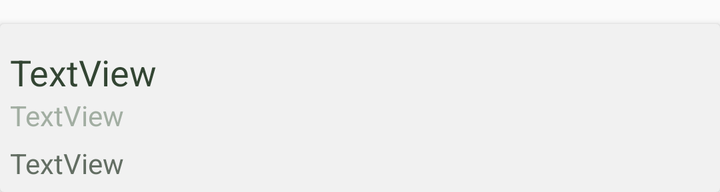
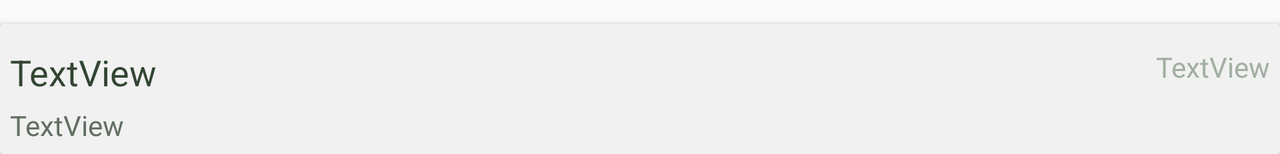

First picture: res/layout/ on a phone held upright. Second picture: the repository's own variant of that layout, on a device whose configuration matches the variant's folder. Source for both follows.
<!-- AndroidManifest.xml: application theme Theme.Project -->
<!-- res/layout/dashboard_item.xml -->
<?xml version="1.0" encoding="utf-8"?>
<androidx.cardview.widget.CardView xmlns:android="http://schemas.android.com/apk/res/android"
    xmlns:app="http://schemas.android.com/apk/res-auto"
    android:layout_width="match_parent"
    android:layout_height="wrap_content"
    android:layout_marginTop="12dp"
    app:cardBackgroundColor="#F1F1F1">

    <RelativeLayout
        android:layout_width="match_parent"
        android:layout_height="wrap_content"
        android:layout_marginTop="12dp"
        android:backgroundTint="#151515">

        <TextView
            android:id="@+id/title_cont"
            android:layout_width="match_parent"
            android:layout_height="wrap_content"
            android:layout_marginStart="0dp"
            android:layout_marginTop="0dp"
            android:layout_marginEnd="0dp"
            android:paddingLeft="5dp"
            android:paddingEnd="5dp"
            android:text="TextView"
            android:textColor="#334533"
            android:textSize="18sp" />

        <TextView
            android:id="@+id/create_time_cont"
            android:layout_width="match_parent"
            android:layout_height="wrap_content"
            android:layout_below="@+id/title_cont"
            android:layout_alignParentStart="true"
            android:paddingLeft="5dp"
            android:paddingRight="5dp"
            android:text="TextView"
            android:textColor="#A2AEA2" />

        <TextView
            android:id="@+id/content_cont"
            android:layout_width="match_parent"
            android:layout_height="wrap_content"
            android:layout_below="@+id/create_time_cont"
            android:paddingLeft="5dp"
            android:paddingTop="5dp"
            android:paddingRight="5dp"
            android:paddingBottom="5dp"
            android:text="TextView"
            android:textColor="#636E63" />

    </RelativeLayout>
</androidx.cardview.widget.CardView>
<!-- resources referenced by this layout -->
<resources>
  <style name="Theme.Project" parent="Theme.AppCompat.Light.NoActionBar">
          
          <item name="colorPrimary">@color/primary</item>
          <item name="colorPrimaryVariant">@color/purple_700</item>
          <item name="colorOnPrimary">@color/white</item>
          
          <item name="colorSecondary">@color/teal_200</item>
          <item name="colorSecondaryVariant">@color/teal_700</item>
          <item name="colorOnSecondary">@color/black</item>
          
          <item name="android:statusBarColor" tools:targetApi="l">?attr/colorPrimaryVariant</item>
          
      </style>
  <color name="primary">#FF4CAF50</color>
  <color name="purple_700">#FF3700B3</color>
  <color name="white">#FFFFFFFF</color>
  <color name="teal_200">#FF03DAC5</color>
  <color name="teal_700">#FF018786</color>
  <color name="black">#FF000000</color>
</resources>
<!-- res/layout-land/dashboard_item.xml (the repository's variant of the layout above) -->
<!-- drawn on the phone turned sideways -->
<?xml version="1.0" encoding="utf-8"?>
<androidx.cardview.widget.CardView xmlns:android="http://schemas.android.com/apk/res/android"
    xmlns:app="http://schemas.android.com/apk/res-auto"
    android:layout_width="match_parent"
    android:layout_height="wrap_content"
    android:layout_marginTop="12dp"
    app:cardBackgroundColor="#F1F1F1">

    <RelativeLayout
        android:layout_width="match_parent"
        android:layout_height="wrap_content"
        android:layout_marginTop="12dp"
        android:backgroundTint="#151515">

        <TextView
            android:id="@+id/title_cont"
            android:layout_width="match_parent"
            android:layout_height="wrap_content"
            android:layout_marginStart="0dp"
            android:layout_marginTop="0dp"
            android:layout_marginEnd="0dp"
            android:paddingLeft="5dp"
            android:paddingEnd="5dp"
            android:text="TextView"
            android:textColor="#334533"
            android:textSize="18sp" />

        <TextView
            android:id="@+id/create_time_cont"
            android:layout_width="wrap_content"
            android:layout_height="wrap_content"
            android:layout_alignRight="@+id/title_cont"
            android:layout_marginStart="0dp"
            android:layout_marginRight="-209dp"
            android:paddingLeft="5dp"
            android:paddingRight="5dp"
            android:text="TextView"
            android:textColor="#A2AEA2" />

        <TextView
            android:id="@+id/content_cont"
            android:layout_width="match_parent"
            android:layout_height="wrap_content"
            android:layout_below="@+id/title_cont"
            android:paddingLeft="5dp"
            android:paddingTop="5dp"
            android:paddingRight="5dp"
            android:paddingBottom="5dp"
            android:text="TextView"
            android:textColor="#636E63" />

    </RelativeLayout>
</androidx.cardview.widget.CardView>
